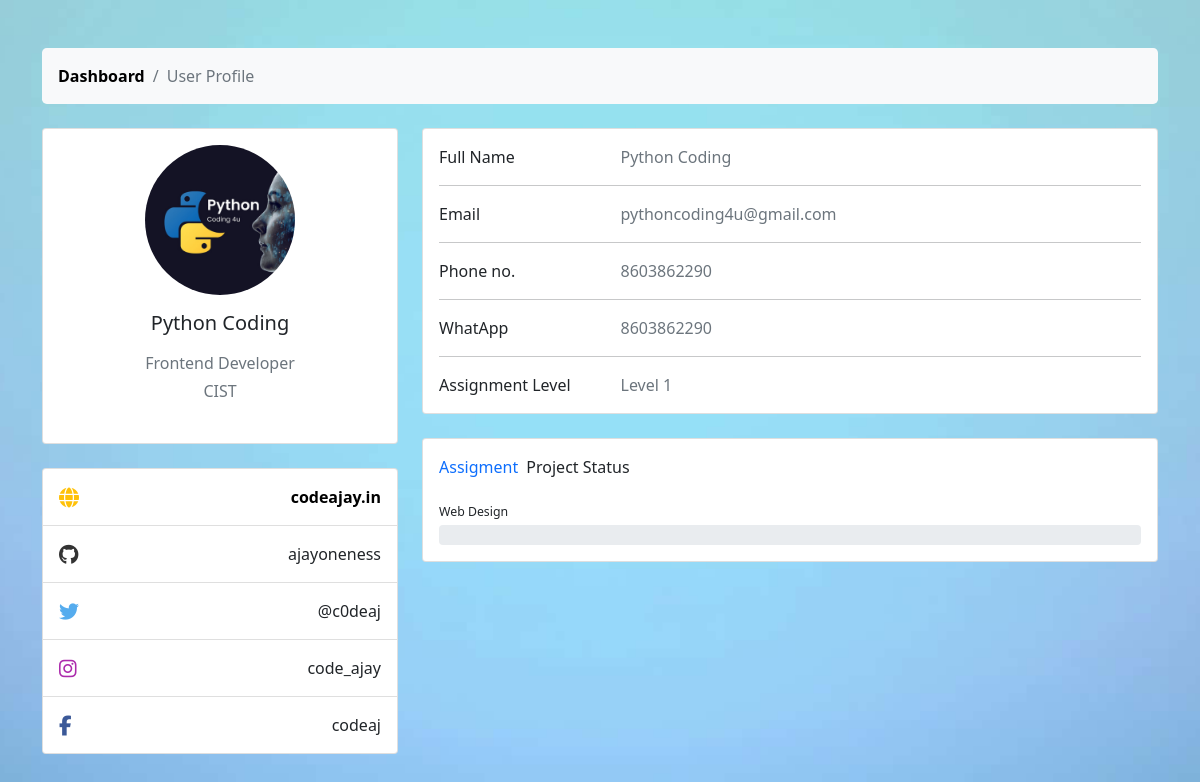
/profile/ (signed in), run on an earlier commit of the app's database.
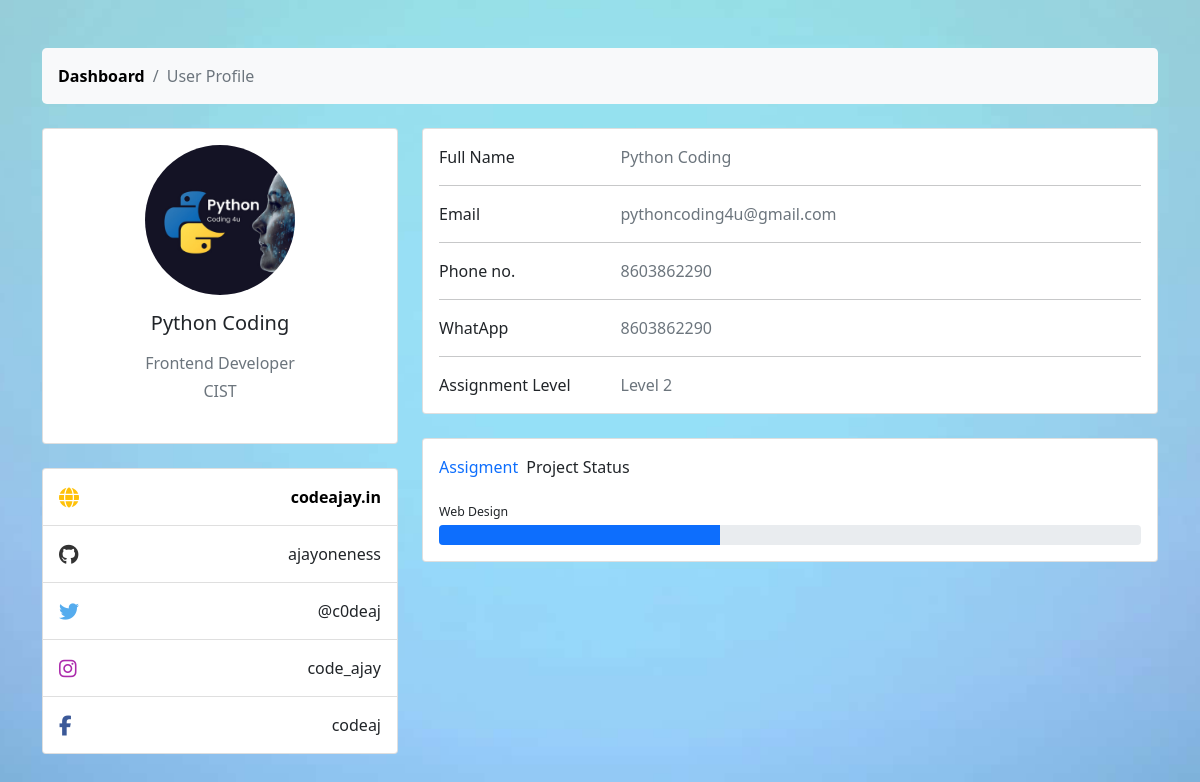
And on a later commit of the database.
### accounts/models.py (models this page shows, shortened)
class Student(AbstractBaseUser, PermissionsMixin):
    STATUS_NOT_STARTED = 'not_started'
    STATUS_IN_PROGRESS = 'in_progress'
    STATUS_UNDER_REVIEW = 'under_review'
    STATUS_COMPLETED = 'completed'
    STATUS_REJECTED = 'rejected'
    STATUS_CHOICES = [
        (STATUS_NOT_STARTED, 'Not Started'),
        (STATUS_IN_PROGRESS, 'In Progress'),
        (STATUS_UNDER_REVIEW, 'Under Review'),
        (STATUS_COMPLETED, 'Completed'),
        (STATUS_REJECTED, 'Rejected'),
    ]
    email = models.EmailField(unique=True)
    name = models.CharField(max_length=255)
    profile_pic = models.ImageField(upload_to='profile_pics/', null=True, blank=True)
    phone_no = models.CharField(max_length=15, null=True, blank=True)
    whatsapp_no = models.CharField(max_length=15, null=True, blank=True)
    college = models.CharField(max_length=255, null=True, blank=True)
    domain = models.ForeignKey(Domain, on_delete=models.SET_NULL, null=True, blank=True)
    assignment1 = models.ForeignKey(Assignment, on_delete=models.SET_NULL, null=True, blank=True, related_name='assignment1')
    assignment1status = models.CharField(
        max_length=20,
        choices=STATUS_CHOICES,
        default=STATUS_NOT_STARTED,
    )
    assignment1starttime = models.DateTimeField(blank=True,null=True)
    assignment1endttime = models.DateTimeField(blank=True,null=True)
    assignment1rejectioncount = models.ImageField(default=0)
    assignment2 = models.ForeignKey(Assignment, on_delete=models.SET_NULL, null=True, blank=True, related_name='assignment2')
    assignment2status = models.CharField(
        max_length=20,
        choices=STATUS_CHOICES,
        default=STATUS_NOT_STARTED,
    )
    assignment2starttime = models.DateTimeField(blank=True,null=True)
    assignment2endttime = models.DateTimeField(blank=True,null=True)
    assignment2rejectioncount = models.ImageField(default=0)
    assignment3 = models.ForeignKey(Assignment, on_delete=models.SET_NULL, null=True, blank=True, related_name='assignment3')
    assignment3status = models.CharField(
        max_length=20,
        choices=STATUS_CHOICES,
        default=STATUS_NOT_STARTED,
    )
    assignment3starttime = models.DateTimeField(blank=True,null=True)
    assignment3endttime = models.DateTimeField(blank=True,null=True)
    assignment3rejectioncount = models.ImageField(default=0)
    level_choices_student = [(0, 'Not Started'), (1, 'Level 1'), (2, 'Level 2'), (3, 'Level 3'), (4, 'pending'), (5, 'Certificate Level')]
    level_student = models.IntegerField(choices=level_choices_student, default=0)
    otp = models.IntegerField(null=True, blank=True)
    is_active = models.BooleanField(default=True)
    is_staff = models.BooleanField(default=False)
    date_joined = models.DateTimeField(default=timezone.now)
    objects = StudentManager()
    USERNAME_FIELD = 'email'
    REQUIRED_FIELDS = ['name']

class Domain(models.Model):
    domain_name = models.CharField(max_length=255)
    domain_description = models.TextField()
    def __str__(self):
        return self.domain_name

### accounts/views.py (the view)
# urls.py: path('profile/',views.Profile,name="profile"),
@login_required(login_url='/')
def Profile(request):
    return render(request,"profile.html")

### templates/profile.html (shortened to what the changed rows need)
{% load static %}
<!DOCTYPE html>
<html lang="en">
<head>
<link href="https://cdn.jsdelivr.net/npm/bootstrap@5.0.2/dist/css/bootstrap.min.css" rel="stylesheet">
<link rel="stylesheet" href="https://cdnjs.cloudflare.com/ajax/libs/font-awesome/6.5.2/css/all.min.css" />
</head>
<body>
    <section>
        <div class="container py-5">
          <div class="row">
            <div class="col-lg-4">
              <div class="card mb-4">
                <div class="card-body text-center">
                  {% if user.profile_pic %}
                  <img src="{{user.profile_pic.url}}" alt="avatar"
                    class="rounded-circle img-fluid" style="width: 150px;">
                  {% else %}
                  <img src="https://t4.ftcdn.net/jpg/01/07/43/45/360_F_107434511_iarF2z88c6Ds6AlgtwotHSAktWCdYOn7.jpg" alt="avatar"
                    class="rounded-circle img-fluid" style="width: 150px;">
                  {% endif %}
                  <h5 class="my-3">{{user.name}}</h5>
                  <p class="text-muted mb-1">{{user.domain}}</p>
                  <p class="text-muted mb-4">{{user.college}}</p>
                </div>
              </div>
            </div>
            <div class="col-lg-8">
              <div class="card mb-4">
                <div class="card-body">
                  <div class="row">
                    <div class="col-sm-9">
                      <p class="text-muted mb-0">{{user.name}}</p>
                    </div>
                  </div>
                  <div class="row">
                    <div class="col-sm-9">
                      <p class="text-muted mb-0">{{user.email}}</p>
                    </div>
                  </div>
                  <div class="row">
                    <div class="col-sm-9">
                      <p class="text-muted mb-0">{{user.phone_no}}</p>
                    </div>
                  </div>
                  <div class="row">
                    <div class="col-sm-9">
                      <p class="text-muted mb-0">{{user.whatsapp_no}}</p>
                    </div>
                  </div>
                  <div class="row">
                    <div class="col-sm-9">
                      {% if user.level_student == 4 %}
                      <p class="text-mut mb-0" style="color:red;">Requested For Aproval (Panding) </p>
                      {% else %}
                      <p class="text-muted mb-0">Level {{user.level_student}}</p>
                      {% endif %}
                    </div>
                  </div>
                </div>
              </div>
              <div class="row">
                <div class="col-md-12">
                  <div class="card mb-4 mb-md-0">
                    <div class="card-body">
                      <div class="progress rounded" style="height: 20px;">
                        {% if user.level_student == 0 %}
                        <div class="progress-bar" style="color:Orange" role="progressbar" style="width: 0%" aria-valuenow="0"
                          aria-valuemin="0" aria-valuemax="100"></div>
                        {% elif user.level_student == 1 %}
                        <div class="progress-bar" style="color:Orange" role="progressbar" style="width: 20%" aria-valuenow="20"
                          aria-valuemin="0" aria-valuemax="100"></div>
                        {% elif user.level_student == 2 %}
                        <div class="progress-bar"  role="progressbar" style="width: 40%" aria-valuenow="40"
                          aria-valuemin="0" aria-valuemax="100"></div>
                        {% elif user.level_student == 3 %}
                        <div class="progress-bar" role="progressbar" style="width: 60%" aria-valuenow="60"
                          aria-valuemin="0" aria-valuemax="100"></div>
                          {% elif user.level_student == 4 %}
                          <div class="progress-bar" role="progressbar" style="width: 80%" aria-valuenow="80"
                          aria-valuemin="0" aria-valuemax="100"></div>
                          {% elif user.level_student == 5 %}
                          <div class="progress-bar" role="progressbar" style="width: 100%" aria-valuenow="100"
                          aria-valuemin="0" aria-valuemax="100"></div>
                          {% endif %}
                      </div>
                    </div>
                  </div>
                </div>
              </div>
            </div>
          </div>
        </div>
      </section>
</body>
</html>

What changed in the data, as far as the page shows it:
changed Student "Python Coding": level_student "1" → "2"
